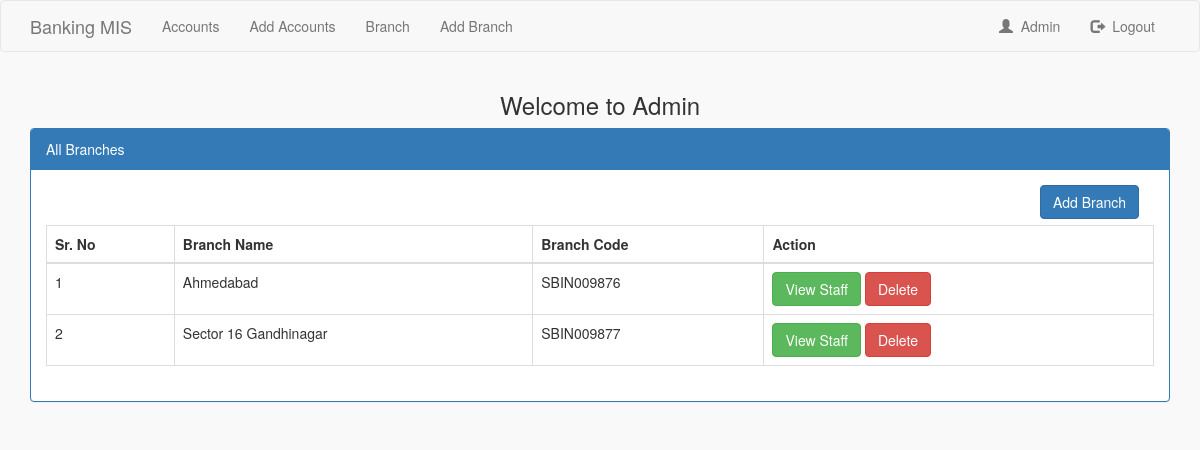
The page /admin/branch.php (signed in) on the database its author committed.
### tables this page shows
CREATE TABLE `branch` (
  `branch_id` int(11) NOT NULL,
  `branch_code` varchar(10) NOT NULL,
  `branch_name` varchar(100) NOT NULL
);

### admin/branch.php (the view, shortened to what this page needs)
<?php
include "db.php";
?>
<!DOCTYPE html PUBLIC "-//W3C//DTD XHTML 1.0 Transitional//EN"
    "http://www.w3.org/TR/xhtml1/DTD/xhtml1-transitional.dtd">
<html xmlns="http://www.w3.org/1999/xhtml">
<head>
    <link href="../css/bootstrap.min.css" rel="stylesheet" media="screen">
    <link rel="stylesheet" href="../css/style.css" type="text/css"/>
</head>
<body>
<nav class="navbar navbar-default">
    <div class="container">
        <div class="navbar-header">
            <a class="navbar-brand" href="#">Banking MIS</a>
        </div>
        <div id="navbar" class="navbar-collapse collapse">
            <ul class="nav navbar-nav">
                <li><a href="index.php">Accounts</a></li>
                <li><a href="addAccount.php">Add Accounts</a></li>
                <li><a href="branch.php">Branch</a></li>
                <li><a href="addBranch.php">Add Branch</a></li>
            </ul>
            <ul class="nav navbar-nav navbar-right">
                <li><a href="#"><span class="glyphicon glyphicon-user"></span>&nbsp; Admin</a>
                </li>
                <li><a href="logout.php?logout"><span class="glyphicon glyphicon-log-out"></span>&nbsp; Logout</a></li>
            </ul>
        </div>
    </div>
</nav>
<div class="container">
    <h3 class="text-center">Welcome to Admin</h3>
    <div class="row">
        <div class="col-lg-12" id="accounts">
            <div class="panel panel-primary">
                <div class="panel-heading">All Branches</div>
                <div class="panel-body">
                    <div class="col-lg-12 text-right"><a class="btn btn-primary" href="addBranch.php">Add Branch</a></div>
                    <table class="table table-bordered table-responsive">
                        <thead>
                        <tr>
                            <th>Sr. No</th>
                            <th>Branch Name</th>
                            <th>Branch Code</th>
                            <th>Action</th>
                        </tr>
                        </thead>
                        <tbody>
                        <?php
                        $branch_query = "SELECT * FROM `branch`";
                        $branch_result = mysqli_query($DBcon,$branch_query);
                        if(mysqli_num_rows($branch_result) != 0){
                            $num = 0;
                            while ($branch = mysqli_fetch_assoc($branch_result)){
                                $num++;
                                ?>
                                <tr>
                                    <td><?php echo $num;?></td>
                                    <td><?php echo $branch['branch_name'];?></td>
                                    <td><?php
                                        echo $branch['branch_code']
                                        ?>
                                    </td>
                                    <td>
                                        <a class="btn btn-success" href="staff.php?branch=<?php echo $branch['branch_id'];?>">View Staff</a>
                                        <a class="btn btn-danger" href="delete.php?branch=<?php echo $branch['branch_id'];?>">Delete</a>
                                    </td>
                                </tr>
                            <?php }
                        }else{
                            echo 'No Branch';
                        }
                        ?>
                        </tbody>
                    </table>
                </div>
            </div>
        </div>
    </div>
</div>
</body>
</html>

### css/style.css (style rules this page uses)
body { background:#f9f9f9; }
a { text-decoration: none; }

### rows shown on the page
branch: branch_name "Ahmedabad", branch_code "SBIN009876"
branch: branch_name "Sector 16 Gandhinagar", branch_code "SBIN009877"
